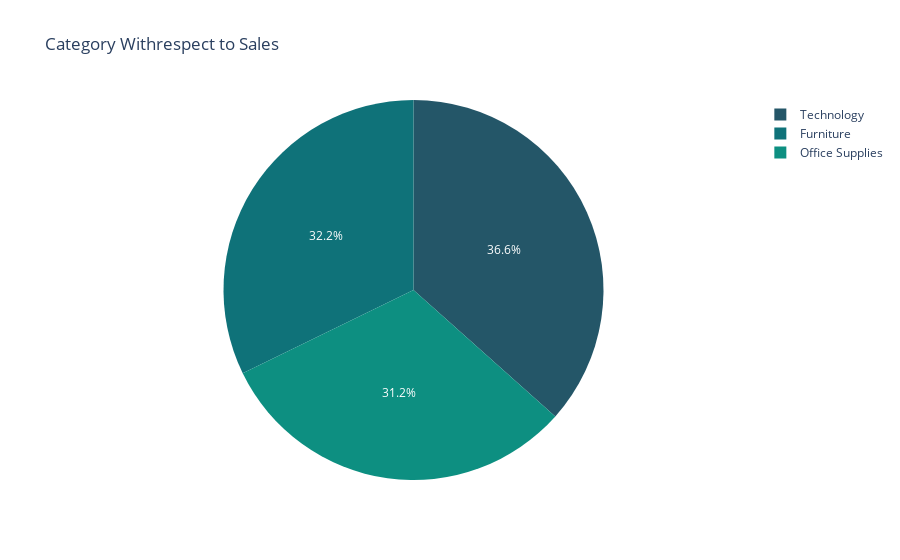

Notebook code cell kept with this figure:
### Code cell
top_sales_category = df.groupby('Category').sum()['Sales'].reset_index()
fig = px.pie(top_sales_category,names='Category',values='Sales',
             title = 'Category Withrespect to Sales', color_discrete_sequence=px.colors.sequential.Aggrnyl)
fig.show()

### Figure 1 — Plotly figure (JSON) as saved in the notebook; plotly's stock layout.template omitted (floating-point values rounded to 4 significant figures)
{"data": [{"domain": {"x": [0, 1], "y": [0, 1]}, "hovertemplate": "Category=%{label}<br>Sales=%{value}<extra></extra>", "labels": ["Furniture", "Office Supplies", "Technology"], "legendgroup": "", "name": "", "showlegend": true, "type": "pie", "values": [728700.0, 705400.0, 827500.0]}], "layout": {"legend": {"tracegroupgap": 0}, "piecolorway": ["rgb(36, 86, 104)", "rgb(15, 114, 121)", "rgb(13, 143, 129)", "rgb(57, 171, 126)", "rgb(110, 197, 116)", "rgb(169, 220, 103)", "rgb(237, 239, 93)"], "title": {"text": "Category Withrespect to Sales"}}}
